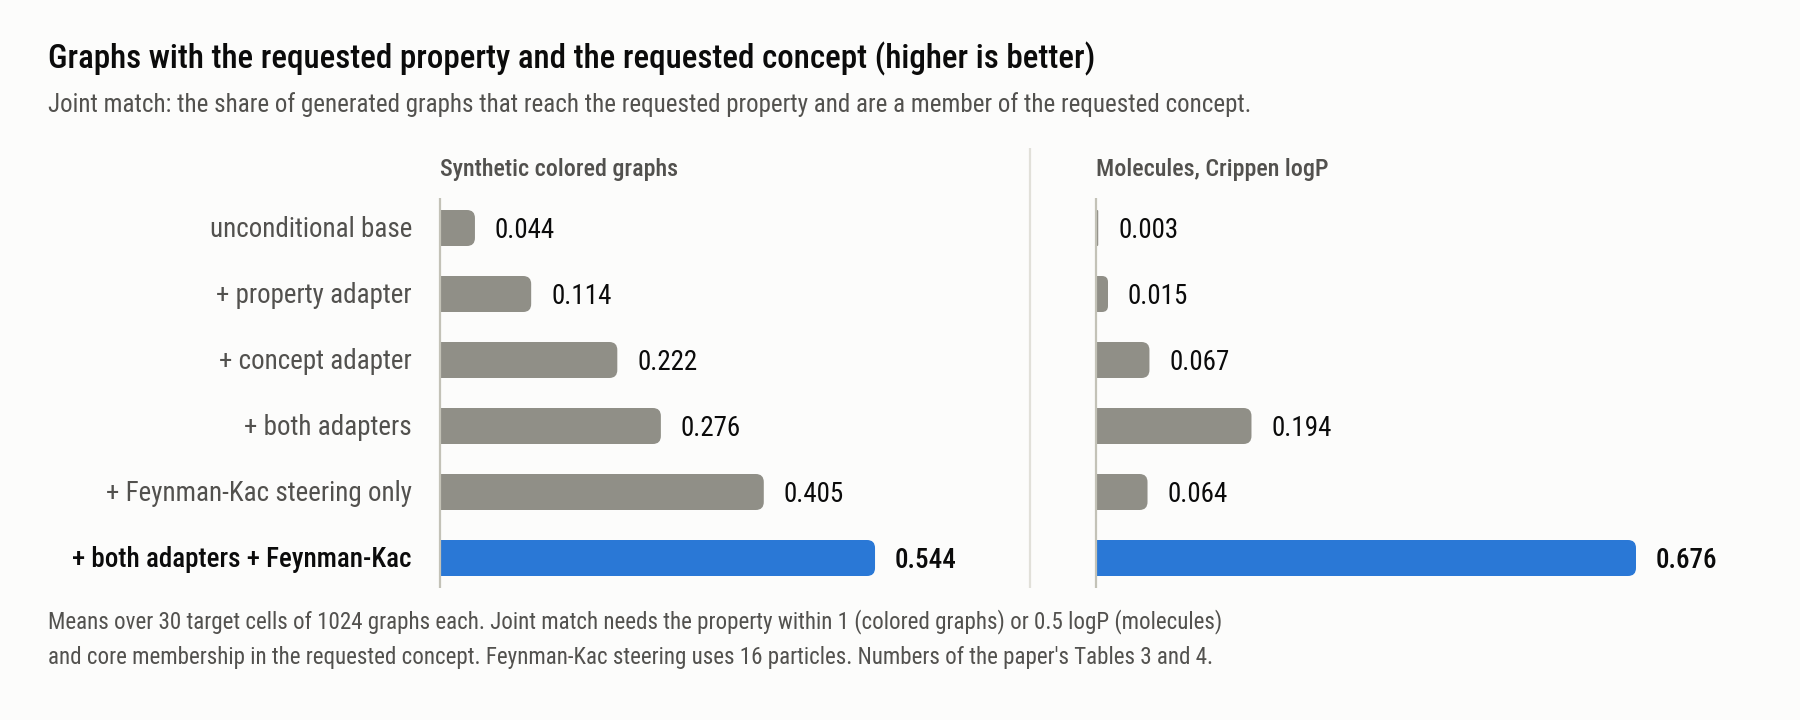

Source code (Python):
"""The README's results figure: how often a generated graph has the requested property AND the requested concept.

    python docs/assets/results.py            # reads results.json, writes results.png and results_dark.png

``results.json`` holds the numbers of the paper's two joint experiments (Tables 3 and 4: synthetic colored graphs and
molecules steered towards Crippen logP), each the mean joint match over 30 target cells of 1024 graphs, with their
protocol and where they come from; this script only draws them, so the chart cannot drift from the data it shows. What
they do and do not support is stated in the README next to the chart.

Form (after the chart of defog-adapt): one arm is the point, both adapters with Feynman-Kac steering, the end of the
progression, so it is drawn in the accent and the rest in the de-emphasis gray. The two experiments are two groups of
six bars side by side, which share one column of arm labels and one scale, with a hairline between them, and every bar is
labelled with its value, so there is no legend and no axis. The protocol is in the footer, so the figure does not claim
more than it shows when it is seen on its own.

Colours and ink are the dataviz reference palette on its light surface and, for readers on a dark page, its dark
surface (``results_dark.png``, chosen by the README's <picture> element).
"""
import json
import sys
from pathlib import Path

import matplotlib

matplotlib.use("Agg")
import matplotlib.pyplot as plt  # noqa: E402
from matplotlib.patches import PathPatch  # noqa: E402
from matplotlib.path import Path as MplPath  # noqa: E402

HEADLINE = "joint_fk"

THEMES = {
    "light": {"surface": "#fcfcfb", "ink": "#0b0b0b", "ink2": "#52514e", "accent": "#2a78d6", "context": "#908f87",
              "hairline": "#e1e0d9", "baseline": "#c3c2b7"},
    "dark": {"surface": "#1a1a19", "ink": "#f0efec", "ink2": "#c3c2b7", "accent": "#3987e5", "context": "#6c6b65",
             "hairline": "#2c2c2a", "baseline": "#383835"},
}
FONT = "Roboto Condensed"

W = 900                                              # canvas width in "1x" pixels; the file is written at 2x. The README
                                                     # shows it at the full width of the page, about 830 to 1000 px
LEFT = 24
LABEL_X = 206                                        # the arm labels end here: one column for both groups
COL_X = (220, 548)                                   # where each group's bars start (its baseline), left to right
MAX_BAR = 270                                        # the longest bar, in px
VALUE_GAP, VALUE_W = 10, 34                          # a bar's value label: the gap after the bar and its width
PITCH, THICK, RADIUS = 33, 18, 4
HEADER_TO_ROW = 26                                   # the groups' header baseline to the centre of the first row


def layout(n_rows):
    """Vertical positions in "1x" pixels: the groups' header baseline, every row's centre (the rows are shared by
    the groups), the footer's baseline and the canvas height."""
    header = 88
    centres = [header + HEADER_TO_ROW + PITCH * i for i in range(n_rows)]
    footer = centres[-1] + THICK / 2 + 34
    return header, centres, footer, int(footer + 38)


def rounded_bar(ax, x0, y_mid, length, color):
    """A bar that grows from a square baseline end to a 4 px rounded data end."""
    y0, y1, x1, r = y_mid - THICK / 2, y_mid + THICK / 2, x0 + length, RADIUS
    r = min(r, max(length, 0.01) / 2)
    verts = [(x0, y0), (x1 - r, y0), (x1, y0), (x1, y0 + r), (x1, y1 - r), (x1, y1), (x1 - r, y1), (x0, y1), (x0, y0)]
    codes = [MplPath.MOVETO, MplPath.LINETO, MplPath.CURVE3, MplPath.CURVE3, MplPath.LINETO,
             MplPath.CURVE3, MplPath.CURVE3, MplPath.LINETO, MplPath.CLOSEPOLY]
    ax.add_patch(PathPatch(MplPath(verts, codes), facecolor=color, edgecolor="none", lw=0))


def main(data_path: Path, out: Path, theme: str = "light") -> None:
    if theme not in THEMES:
        raise ValueError(f"unknown theme {theme!r}; choose one of {sorted(THEMES)}")
    c = THEMES[theme]
    data = json.loads(data_path.read_text(encoding="utf-8"))
    groups = data["groups"]
    arms = [row["arm"] for row in groups[0]["rows"]]
    n_rows = len(arms)
    if len(groups) != len(COL_X) or any([row["arm"] for row in g["rows"]] != arms for g in groups):
        raise SystemExit(f"the chart draws {len(COL_X)} groups with the same arms in the same order")
    proto = data["protocol"]
    top = max(row["value"] for g in groups for row in g["rows"])
    scale = MAX_BAR / top
    header, centres, footer, H = layout(n_rows)

    plt.rcParams["font.family"] = FONT
    fig = plt.figure(figsize=(W / 100, H / 100), dpi=200, facecolor=c["surface"])
    ax = fig.add_axes([0, 0, 1, 1])
    ax.set_xlim(0, W)
    ax.set_ylim(H, 0)
    ax.axis("off")

    px = 72 / 100                                    # one "1x" pixel in points
    ax.text(LEFT, 34, "Graphs with the requested property and the requested concept (higher is better)", fontsize=16.5 * px,
            fontweight="medium", color=c["ink"], va="baseline")
    ax.text(LEFT, 56, "Joint match: the share of generated graphs that reach the requested property and are a member of "
                      "the requested concept.", fontsize=12.5 * px, color=c["ink2"], va="baseline")
    for row, y in zip(groups[0]["rows"], centres):                  # the arm labels, once, for both groups
        headline = row["arm"] == HEADLINE
        ax.text(LABEL_X, y + 4.6, row["label"], fontsize=13.5 * px, ha="right", va="baseline",
                color=c["ink"] if headline else c["ink2"], fontweight="medium" if headline else "regular")

    for x0, group in zip(COL_X, groups):
        ax.text(x0, header, group["name"], fontsize=12 * px, fontweight="medium", color=c["ink2"], va="baseline")
        ax.plot([x0, x0], [centres[0] - THICK / 2 - 6, centres[-1] + THICK / 2 + 6], color=c["baseline"], lw=0.8,
                solid_capstyle="butt")                                # the one baseline this group's bars grow from
        for row, y in zip(group["rows"], centres):
            headline = row["arm"] == HEADLINE
            length = row["value"] * scale
            rounded_bar(ax, x0, y, length, c["accent"] if headline else c["context"])
            ax.text(x0 + length + VALUE_GAP, y + 4.8, f"{row['value']:.3f}", fontsize=13.5 * px, ha="left",
                    va="baseline", color=c["ink"], fontweight="medium" if headline else "regular")

    widest = COL_X[0] + max(row["value"] for row in groups[0]["rows"]) * scale + VALUE_GAP + VALUE_W
    divider = (widest + COL_X[1]) / 2                                 # a hairline between the two groups
    ax.plot([divider, divider], [header - 14, centres[-1] + THICK / 2 + 6], color=c["hairline"], lw=0.8,
            solid_capstyle="butt")

    tol = proto["property_tolerance"]
    ax.text(LEFT, footer - 8, f"Means over {proto['cells']} target cells of {proto['graphs_per_cell']} graphs each. Joint match needs the property "
                          f"within {tol['colored graphs']:g} (colored graphs) or {tol['molecules']:g} logP (molecules)",
            fontsize=11.5 * px, color=c["ink2"], va="baseline")
    ax.text(LEFT, footer + 10, f"and core membership in the requested concept. Feynman-Kac steering uses {proto['particles']} particles. "
                           "Numbers of the paper's Tables 3 and 4.",
            fontsize=11.5 * px, color=c["ink2"], va="baseline")

    fig.savefig(out, dpi=200, facecolor=c["surface"])
    print(f"wrote {out} ({out.stat().st_size / 1e3:.0f} kB)")


if __name__ == "__main__":
    here = Path(__file__).parent
    data_arg = Path(sys.argv[1]) if len(sys.argv) > 1 else here / "results.json"
    out_dir = Path(sys.argv[2]) if len(sys.argv) > 2 else here
    main(data_arg, out_dir / "results.png", "light")
    main(data_arg, out_dir / "results_dark.png", "dark")
